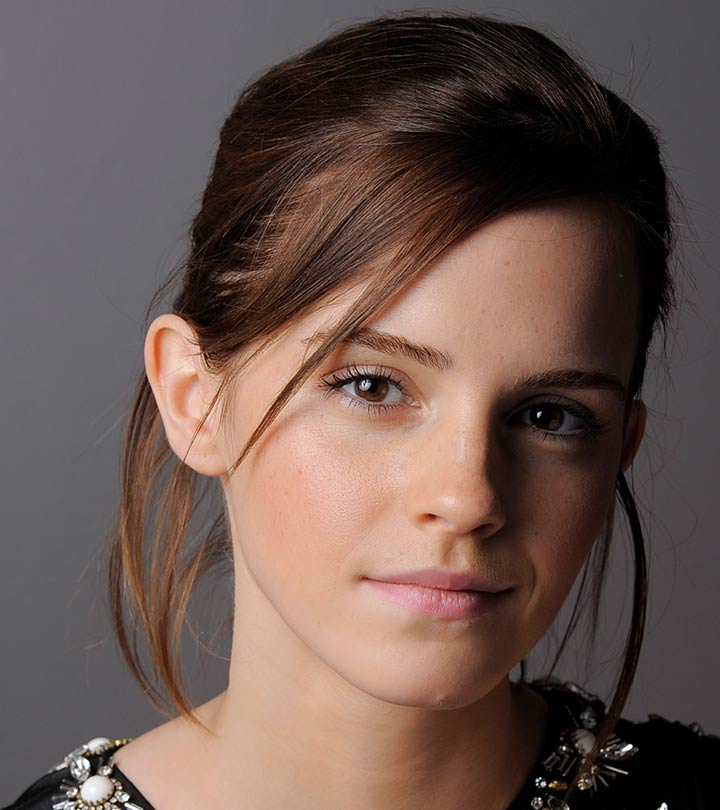
#> input picture images/emma.jpg, 720 x 810 px
$ python q8.py
#> lines starting #> are read from the running program, lines starting #| are printed output that depends on the picture
import cv2
import numpy as np
import matplotlib.pyplot as plt
import os

# --- Create/Check results folder ---
output_folder = 'results'
if not os.path.exists(output_folder):
    os.makedirs(output_folder)

# --- Load Image ---
img_path = 'images/emma.jpg'
img = cv2.imread(img_path, cv2.IMREAD_GRAYSCALE)
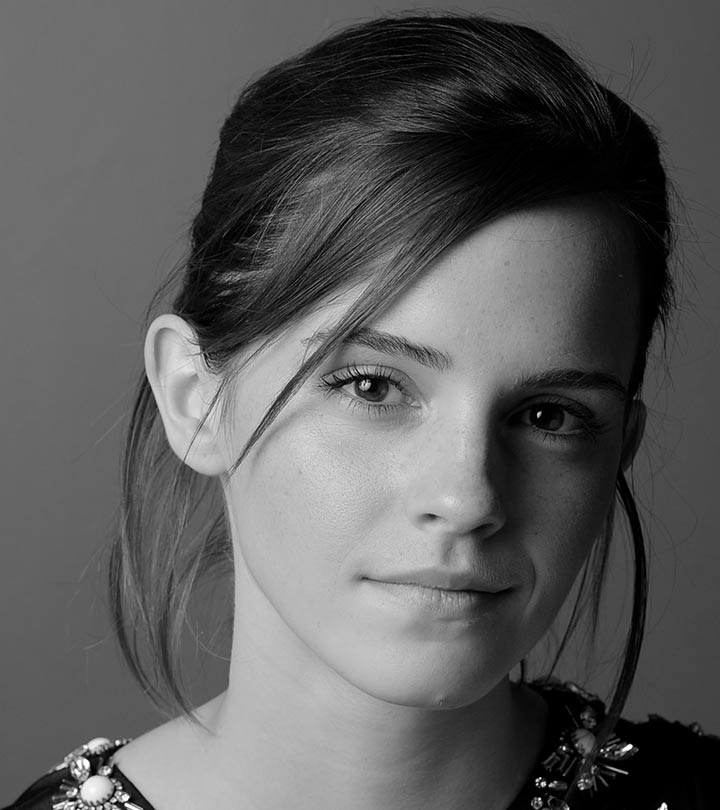
#> img: shape (810, 720); min 0, max 255, mean 92.3

if img is None:
    print(f"Error: Could not load '{img_path}'. Please check the filename!")
else:
    # ==========================================
    # (a) Apply Gaussian smoothing
    # ==========================================
    # We use a 5x5 kernel. Gaussian blur averages the surrounding pixels.
    gaussian_smoothed = cv2.GaussianBlur(img, (5, 5), 0)

    # ==========================================
    # (b) Apply Median filtering
    # ==========================================
    # We use a 5x5 kernel size. Median filter picks the middle value of the sorted neighborhood.
    median_smoothed = cv2.medianBlur(img, 5)

    # --- Save the results ---
    cv2.imwrite(os.path.join(output_folder, 'q8_gaussian_smoothed.jpg'), gaussian_smoothed)
    cv2.imwrite(os.path.join(output_folder, 'q8_median_smoothed.jpg'), median_smoothed)
    print(f"Processed images saved to '{output_folder}' folder.")

    # --- Plot the Results for Comparison ---
    plt.figure(figsize=(15, 5))

    plt.subplot(1, 3, 1)
    plt.imshow(img, cmap='gray')
    plt.title('Original (Salt & Pepper Noise)')
    plt.axis('off')

    plt.subplot(1, 3, 2)
    plt.imshow(gaussian_smoothed, cmap='gray')
    plt.title('Gaussian Smoothing (5x5)')
    plt.axis('off')

    plt.subplot(1, 3, 3)
    plt.imshow(median_smoothed, cmap='gray')
    plt.title('Median Filtering (5x5)')
    plt.axis('off')

    plt.tight_layout()
    plot_save_path = os.path.join(output_folder, 'q8_noise_comparison.png')
    plt.savefig(plot_save_path)
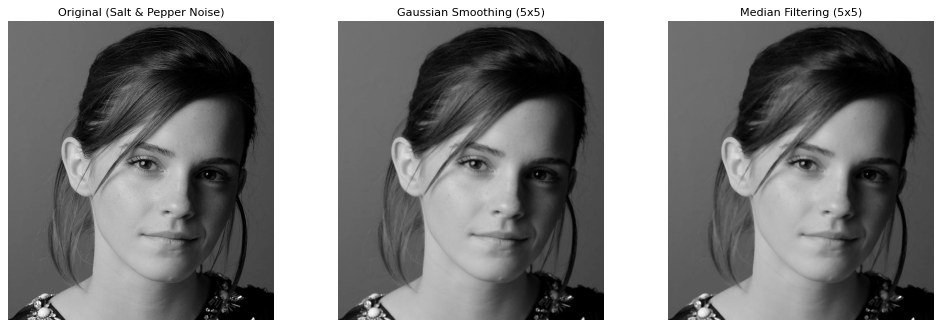
#> figure drawn by matplotlib, 3 panels

    # Show the plot window
    plt.show()

$ run again, with images/daisy.jpg copied over images/emma.jpg
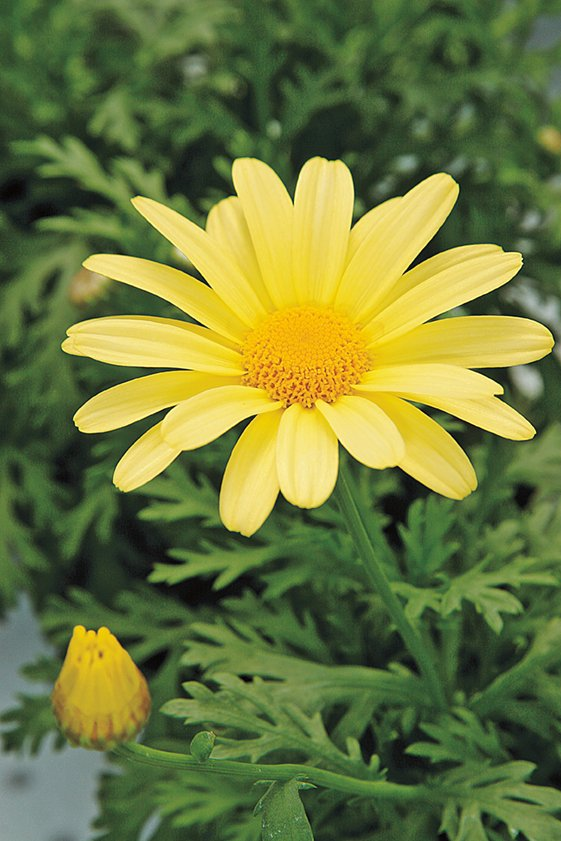
#> input picture images/daisy.jpg, 561 x 841 px
#> `img = cv2.imread(img_path, cv2.IMREAD_GRAYSCALE)`:
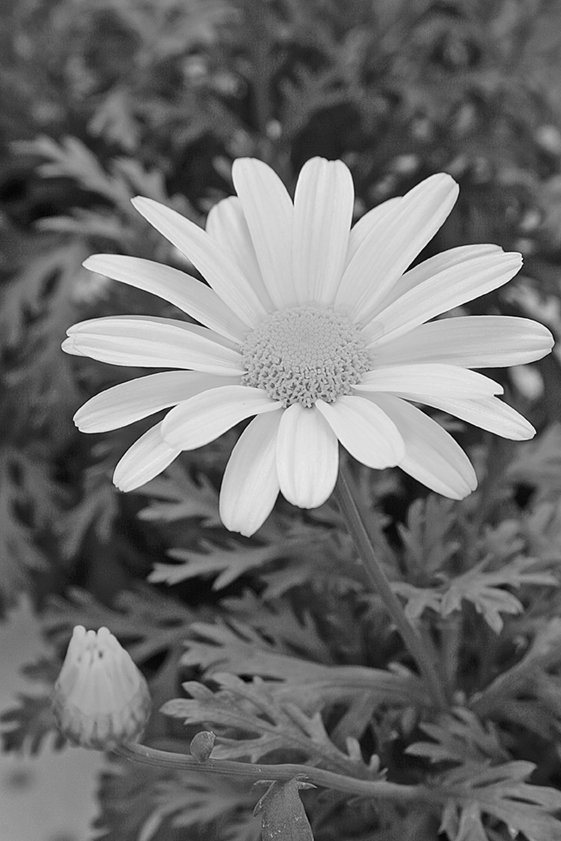
#> img: shape (841, 561); min 0, max 255, mean 110
#> `plt.savefig(plot_save_path)`:
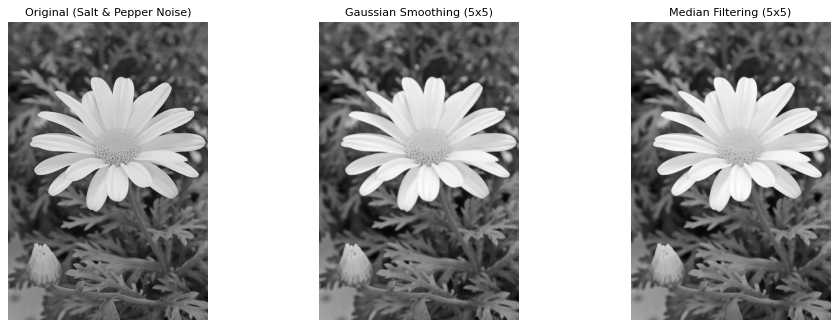
#> figure drawn by matplotlib, 3 panels

$ run again, with images/highlights_and_shadows.jpg copied over images/emma.jpg
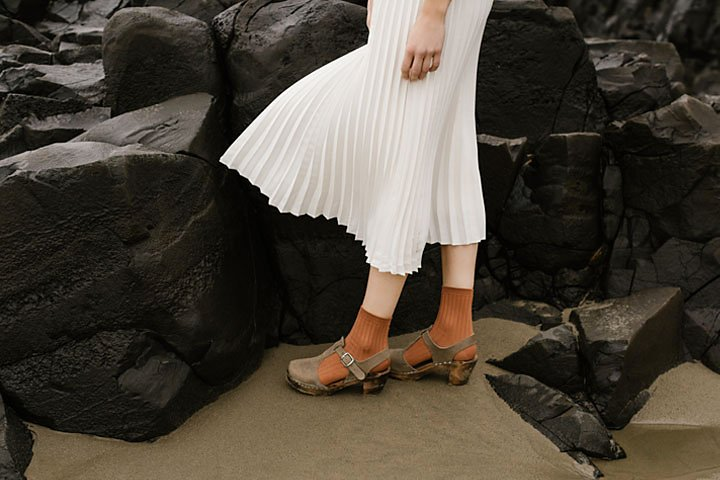
#> input picture images/highlights_and_shadows.jpg, 720 x 480 px
#> `img = cv2.imread(img_path, cv2.IMREAD_GRAYSCALE)`:
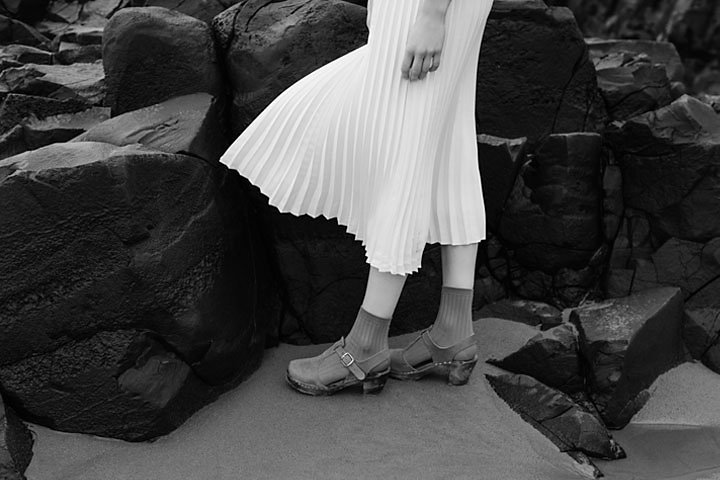
#> img: shape (480, 720); min 0, max 255, mean 69.5
#> `plt.savefig(plot_save_path)`:
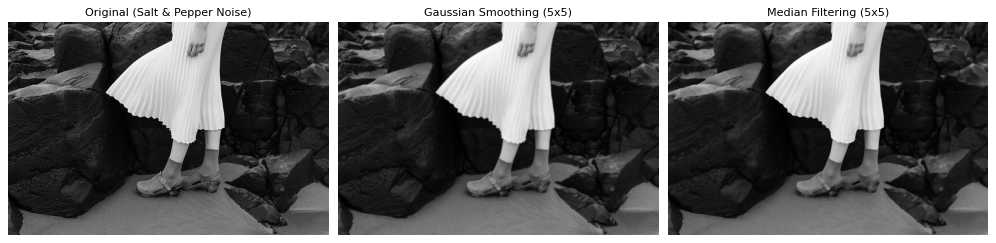
#> figure drawn by matplotlib, 3 panels

$ run again, with images/jeniffer.jpg copied over images/emma.jpg
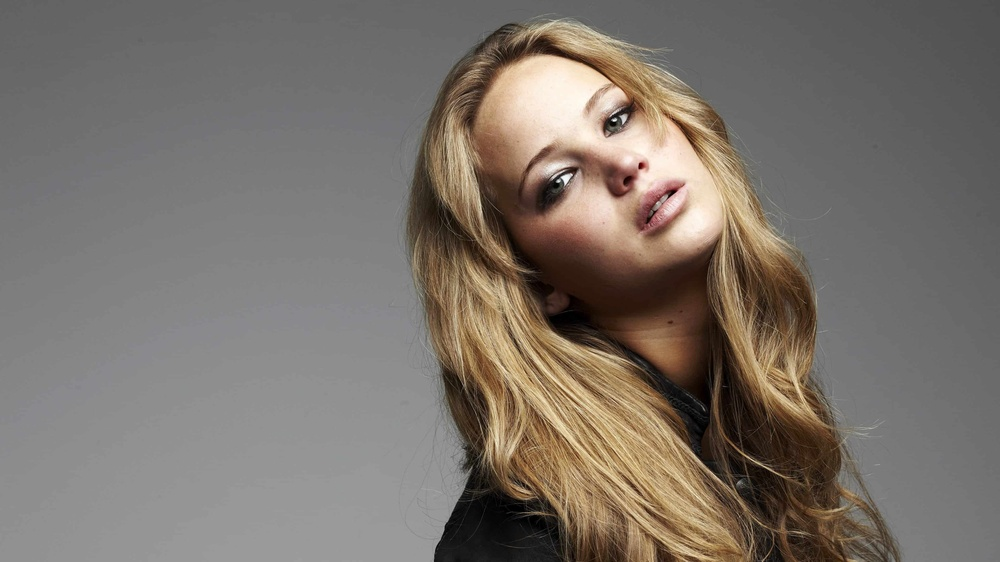
#> input picture images/jeniffer.jpg, 1000 x 562 px, shrunk from 3840 x 2160 before the run
#> `img = cv2.imread(img_path, cv2.IMREAD_GRAYSCALE)`:
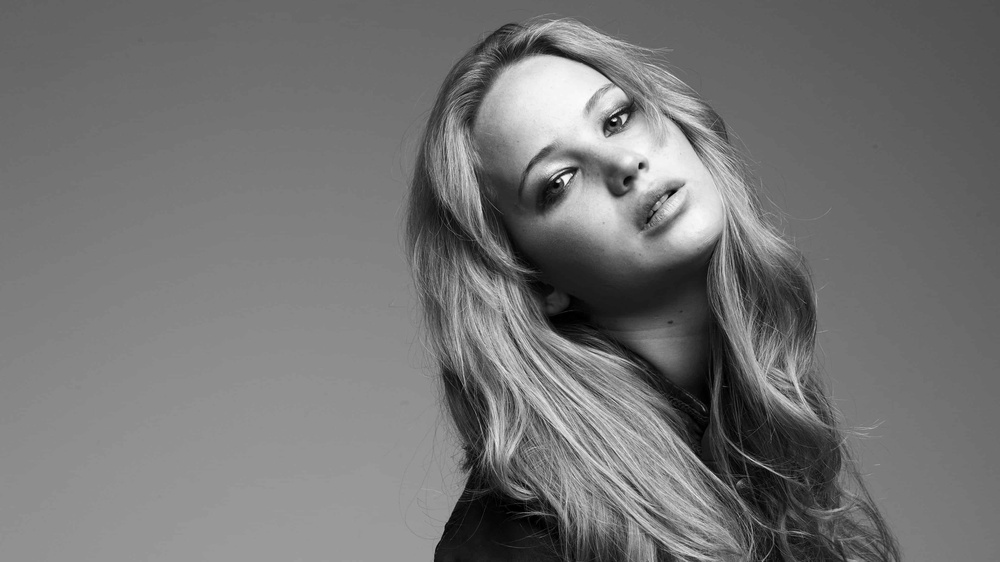
#> img: shape (562, 1000); min 0, max 253, mean 115.8
#> `plt.savefig(plot_save_path)`:
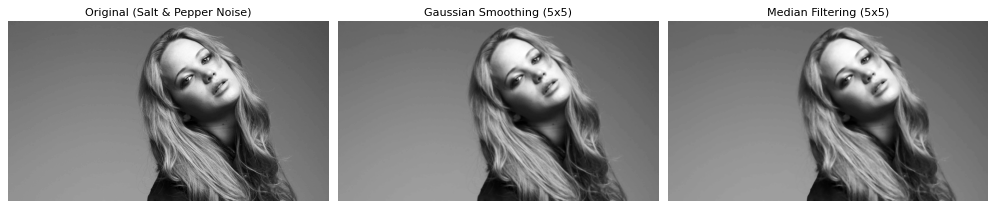
#> figure drawn by matplotlib, 3 panels
